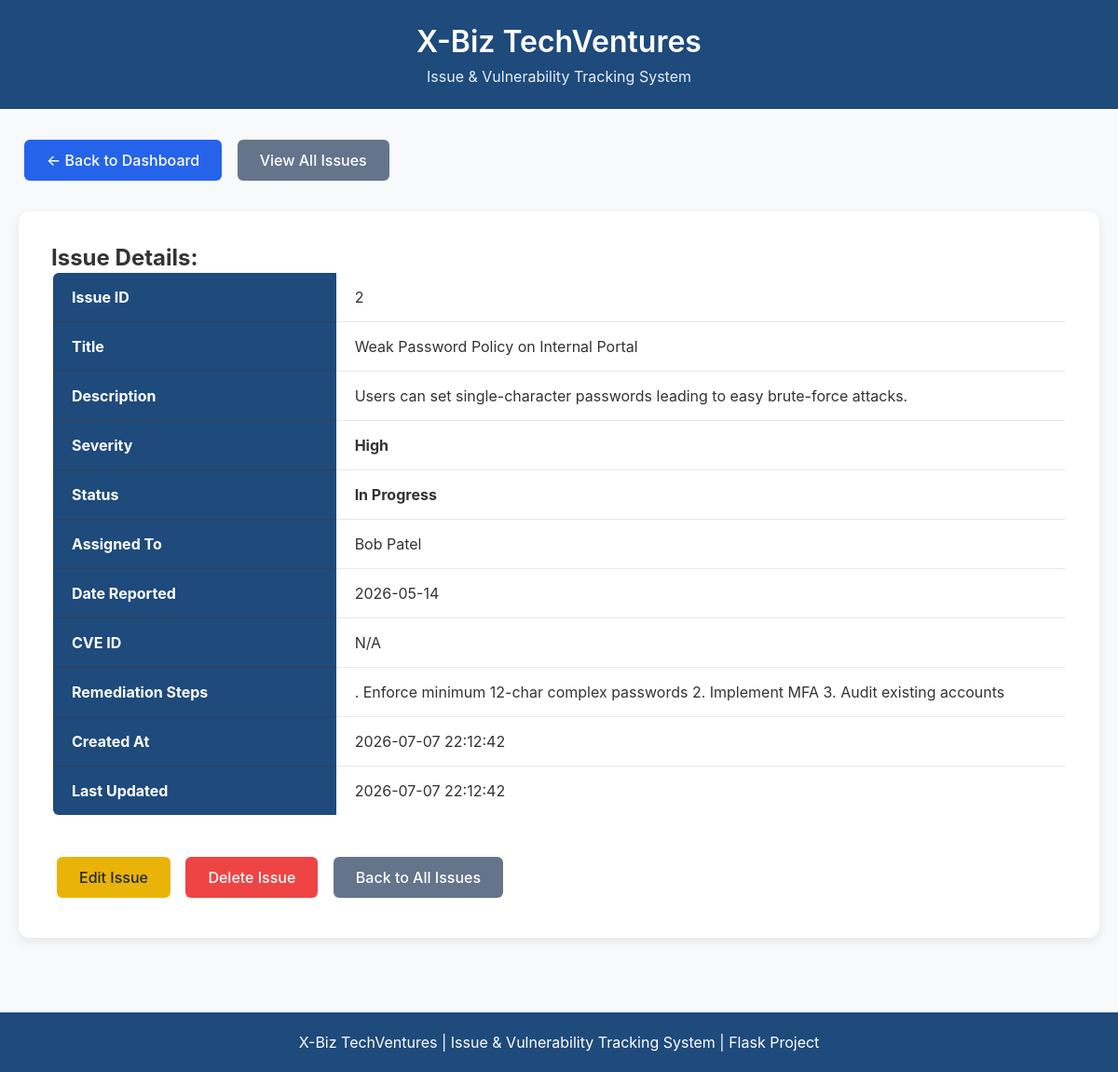
Page /view_issue/2 on the earlier database version.
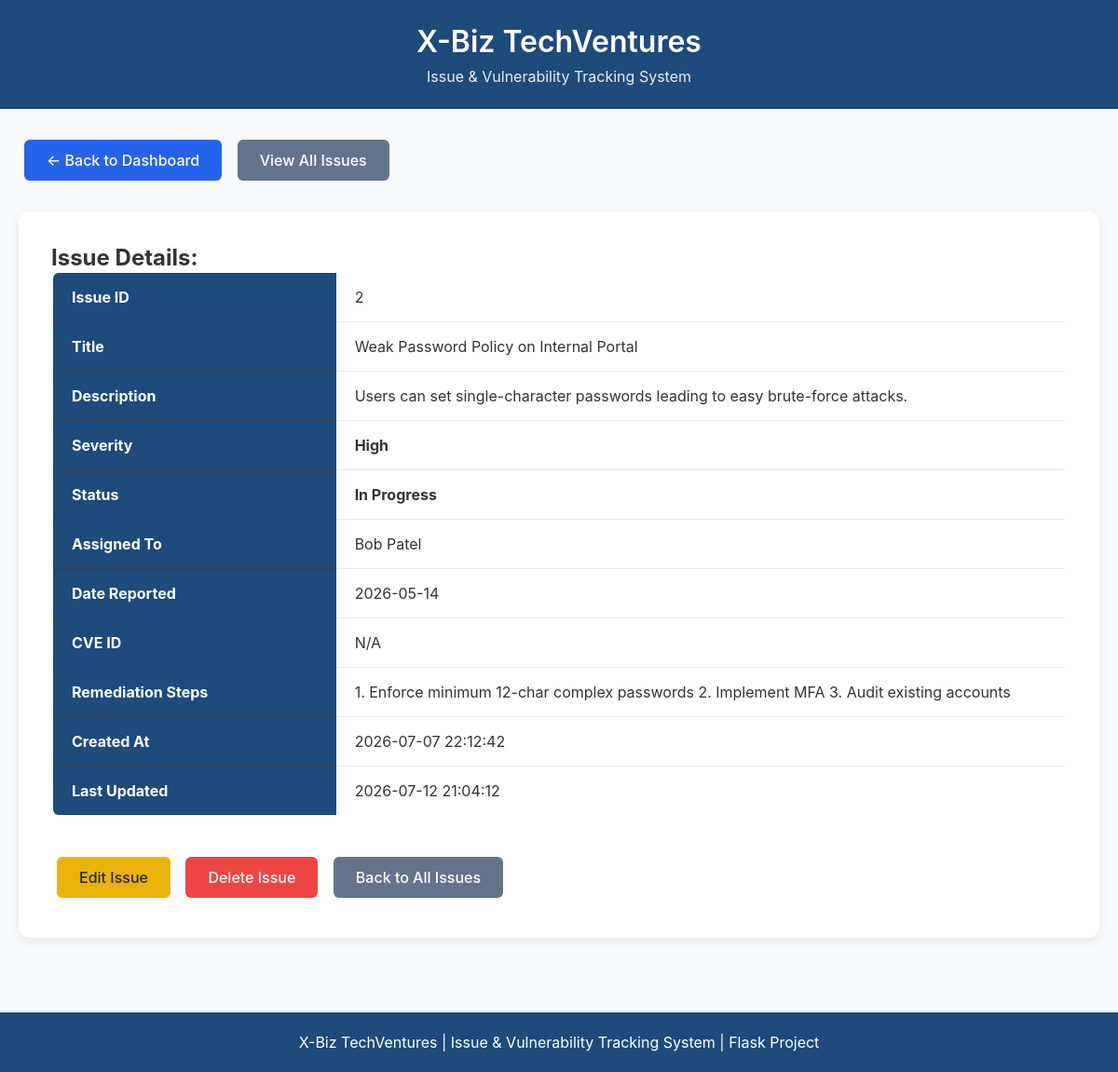
Same page on the later database version.
### tables this page shows
CREATE TABLE issues(
            id INTEGER PRIMARY KEY AUTOINCREMENT,
            title TEXT NOT NULL,
            description TEXT NOT NULL,
            severity TEXT NOT NULL,
            status TEXT NOT NULL,
            assigned_to TEXT,
            date_reported DATE,
            cve TEXT,
            remediation TEXT,
            created_at TIMESTAMP DEFAULT CURRENT_TIMESTAMP,
            last_updated TIMESTAMP DEFAULT CURRENT_TIMESTAMP
        );

### app.py (the view)
@app.route("/view_issue/<int:id>")
def view_issue(id):
    connection = sqlite3.connect("issues.db")
    connection.row_factory = sqlite3.Row
    cursor = connection.cursor()
    cursor.execute("SELECT * FROM issues WHERE id=?", (id,))
    issue = cursor.fetchone()
    connection.close()
    return render_template("view_single_issue.html", issue=issue)   # Pass 'issue'

### templates/view_single_issue.html (shortened to what this page needs)
<!DOCTYPE html>
<html lang="en">
<head>
</head>
<body>
<header>
    <div class="header-content">
        <h1>X-Biz TechVentures</h1>
        <p class="subtitle">Issue &amp; Vulnerability Tracking System</p>
    </div>
</header>
<div class="nav">
    <a href="/" class="btn btn-primary">← Back to Dashboard</a>
    <a href="/issues" class="btn" style="background:#64748b;color:white;">View All Issues</a>
</div>
<div class="container">
    <div class="card">
        <h2>Issue Details:</h2>
        <table class="detail-table">
            <tr><th>Issue ID</th><td>{{ issue.id }}</td></tr>
            <tr><th>Title</th><td>{{ issue.title }}</td></tr>
            <tr><th>Description</th><td>{{ issue.description }}</td></tr>
            <tr><th>Severity</th><td><strong>{{ issue.severity }}</strong></td></tr>
            <tr><th>Status</th><td><strong>{{ issue.status }}</strong></td></tr>
            <tr><th>Assigned To</th><td>{{ issue.assigned_to or 'Not Assigned' }}</td></tr>
            <tr><th>Date Reported</th><td>{{ issue.date_reported or 'N/A' }}</td></tr>
            <tr><th>CVE ID</th><td>{{ issue.cve or 'N/A' }}</td></tr>
            <tr><th>Remediation Steps</th><td>{{ issue.remediation or 'No remediation steps provided.' }}</td></tr>
            <tr><th>Created At</th><td>{{ issue.created_at }}</td></tr>
            <tr><th>Last Updated</th><td>{{ issue.last_updated }}</td></tr>
        </table>
        <div style="margin-top: 35px;">
            <a href="/edit_issue/{{ issue.id }}" class="btn btn-edit">Edit Issue</a>
            <a href="/delete_issue/{{ issue.id }}" class="btn btn-delete"
               onclick="return confirm('Are you sure you want to delete this issue?');">Delete Issue</a>
            <a href="/issues" class="btn" style="background:#64748b;color:white;">Back to All Issues</a>
        </div>
    </div>
</div>
<footer class="footer">
    X-Biz TechVentures | Issue &amp; Vulnerability Tracking System | Flask Project
</footer>
</body>
</html>

Differences in the rows shown:
changed issues "Weak Password Policy on Internal Portal": remediation ". Enforce minimum 12-char complex passwords 2. Implement MFA 3. Audit existing accounts" → "1. Enforce minimum 12-char complex passwords 2. Implement MFA 3. Audit existing accounts"; last_updated "2026-07-07 22:12:42" → "2026-07-12 21:04:12"
